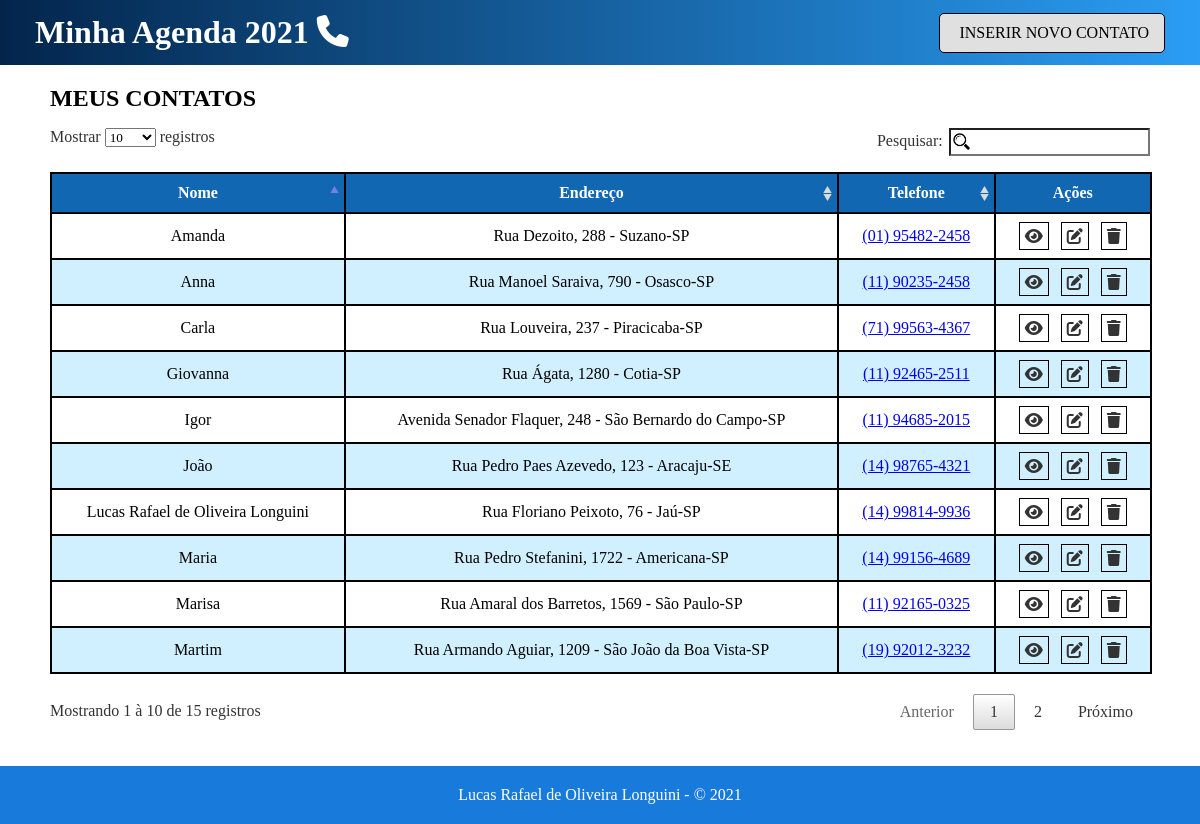
The page / on the database its author committed.
### tables this page shows
CREATE TABLE Contatos (
	`id_contato`	INT NOT NULL AUTO_INCREMENT PRIMARY KEY,
	`nome`			VARCHAR(60) NOT NULL,
	`email`			VARCHAR(50) NULL,
	`telefone`		VARCHAR(14) NULL,
	`celular`		VARCHAR(15) NOT NULL,
	`endereco`		VARCHAR(50) NOT NULL,
	`num`			VARCHAR(5) NOT NULL,
	`bairro`		VARCHAR(30) NULL,
	`cidade`		VARCHAR(50) NOT NULL,
	`cep`			VARCHAR(9) NULL,
	`observacoes`	VARCHAR(1000) NULL,
	`id_estado`		INT NOT NULL,
	FOREIGN KEY (`id_estado`) REFERENCES Estados (`id_estado`)
);

CREATE TABLE Estados (
	`id_estado`		INT NOT NULL AUTO_INCREMENT PRIMARY KEY,
	`uf_nome`		VARCHAR(60) NOT NULL,
	`sigla`			CHAR(2) NOT NULL
);

### controllers/InicioController.class.php (called while the page is built)
<?php
	require_once "models/Conexao.class.php";
	require_once "models/ContatoDAO.class.php";
	class InicioController {
		public function inicio() {
			$contDAO = new ContatoDAO();
			$contato = $contDAO->listarContatos();
			require_once "views/home.php";
		}
	}

### models/Conexao.class.php (called while the page is built, shortened)
<?php
	abstract class Conexao {
		protected function __construct() {
			try {
				$this->db = new PDO("mysql:host=localhost; dbname=AgendaTelefonica; charset=utf8mb4", "root", "");
			}
			catch(Exception $e) {
				die("Ocorreu um erro durante a conexão com o banco de dados. " .$e->getMessage());
			}
		}
	}

### models/ContatoDAO.class.php (called while the page is built, shortened)
<?php
	class ContatoDAO extends Conexao {
		public function listarContatos() {
			$sql = "SELECT c.*, e.*
					FROM contatos c
					INNER JOIN estados e ON (c.id_estado = e.id_estado)";
			try {
				$stmt = $this->db->prepare($sql);
				$stmt->execute();
				return $stmt->fetchAll(PDO::FETCH_OBJ);
				$this->db = null;
			}
			catch(Exception $e) {
				die("Erro ao listar contatos. " .$e->getMessage());
			}
		}
	}

### views/home.php (the view, shortened to what this page needs)
<?php require_once "_nav.php" ?>
<main>
	<h2>MEUS CONTATOS</h2>
	<table id="contatos">
		<thead>
			<tr>
				<th>Nome</th>
				<th>Endereço</th>
				<th>Telefone</th>
				<th>Ações</th>
			</tr>
		</thead>
		<tbody>
			<?php
				foreach ($contato as $cont) {
					$cel = str_replace(array("(", ")", "-", " "), "", $cont->celular);
					echo "<tr>
						<td>{$cont->nome}</td>
						<td>{$cont->endereco}, {$cont->num} - {$cont->cidade}-{$cont->sigla}</td>
						<td><a href='https://wa.me/55{$cel}' title='Conversar via WhatsApp' target='_blank'>{$cont->celular}</a></td>
						<td><a href='' title='Visualizar'><span class='fas fa-eye'></span></a> &nbsp; <a href='?c=ContatoController&m=editarContato&id={$cont->id_contato}' title='Editar'><span class='fas fa-edit'></span></a> &nbsp; <a href='?c=ContatoController&m=apagarContato&id={$cont->id_contato}' title='Apagar'><span class='fas fa-trash'></span></a></td>
					</tr>";
				}
			?>
		</tbody>
	</table>
</main>
<?php require_once "_footer.php" ?>

### index.php
<?php
	if ($_GET) {
		$controle = $_GET["c"];
		$metodo = $_GET["m"];
		require_once "controllers/" .$controle. ".class.php";
		$obj = new $controle();
		$obj->$metodo();
	}
	else {
		require_once "controllers/InicioController.class.php";
		$init = new InicioController();
		$init->inicio();
	}

### views/_nav.php (shortened to what this page needs)
<!DOCTYPE html>
<html lang="pt-BR">
	<head>
		<link rel="stylesheet" type="text/css" href="views/assets/css/layout.css" />
		<link rel="stylesheet" type="text/css" href="views/assets/fontawesome-5.15-pro/css/all.css"/>
		<link rel="stylesheet" type="text/css" href="views/assets/js/jquery/plugins/tables.css" />
	</head>
	<body>
		<header>
			<h1><a href="index.php">Minha Agenda <?php echo date("Y") ?> <span class="fas fa-phone"></span></a></h1>
			<a href="?c=ContatoController&m=inserirContato" class="novo-contato"><span class="fas fa-phone-plus"></span> INSERIR NOVO CONTATO</a>
		</header>

### views/_footer.php
		<footer>
			<p>Lucas Rafael de Oliveira Longuini - &copy; <?php echo date("Y"); ?></p>
		</footer>
	</body>
</html>

### views/assets/css/layout.css (style rules this page uses)
* { margin: 0; padding: 0; box-sizing: border-box; font-family: "Verdana"; }
header { width: 100%; height: 65px; background-image: linear-gradient(to left, #2A9DF4, #03254C); color: #FFF; display: flex; justify-content: space-between; align-items: center; padding: 0 35px; }
header h1 a { text-decoration: none; color: #FFF; }
header .novo-contato { text-decoration: none; color: #000; padding: 10px 15px; background-color: #E0E0E0; border: 1px solid #000; border-radius: 5px; }
main { padding: 20px 50px; }
#contatos, #contatos td, th { border: 1px #000 solid; }
#contatos th { background-color: #1167B1; color: #FFF; }
#contatos td { text-align: center; }
#contatos td a span { border: 1px solid #000; padding: 5px; color: #333; }
#contatos tr:nth-child(even) { background-color: #D0EFFF; }
footer { background-color: #187BDC; color: #FFF; text-align: center; padding: 20px 0; }

### rows shown on the page
contatos: nome "Lucas Rafael de Oliveira Longuini", endereco "Rua Floriano Peixoto", num "76", cidade "Jaú", id_estado.sigla "SP", celular "(14) 99814-9936"
contatos: nome "João", endereco "Rua Pedro Paes Azevedo", num "123", cidade "Aracaju", id_estado.sigla "SE", celular "(14) 98765-4321"
contatos: nome "Maria", endereco "Rua Pedro Stefanini", num "1722", cidade "Americana", id_estado.sigla "SP", celular "(14) 99156-4689"
contatos: nome "Amanda", endereco "Rua Dezoito", num "288", cidade "Suzano", id_estado.sigla "SP", celular "(01) 95482-2458"
contatos: nome "Carla", endereco "Rua Louveira", num "237", cidade "Piracicaba", id_estado.sigla "SP", celular "(71) 99563-4367"
contatos: nome "Giovanna", endereco "Rua Ágata", num "1280", cidade "Cotia", id_estado.sigla "SP", celular "(11) 92465-2511"
contatos: nome "Martim", endereco "Rua Armando Aguiar", num "1209", cidade "São João da Boa Vista", id_estado.sigla "SP", celular "(19) 92012-3232"
contatos: nome "Marisa", endereco "Rua Amaral dos Barretos", num "1569", cidade "São Paulo", id_estado.sigla "SP", celular "(11) 92165-0325"
contatos: nome "Anna", endereco "Rua Manoel Saraiva", num "790", cidade "Osasco", id_estado.sigla "SP", celular "(11) 90235-2458"
contatos: nome "Igor", endereco "Avenida Senador Flaquer", num "248", cidade "São Bernardo do Campo", id_estado.sigla "SP", celular "(11) 94685-2015"
